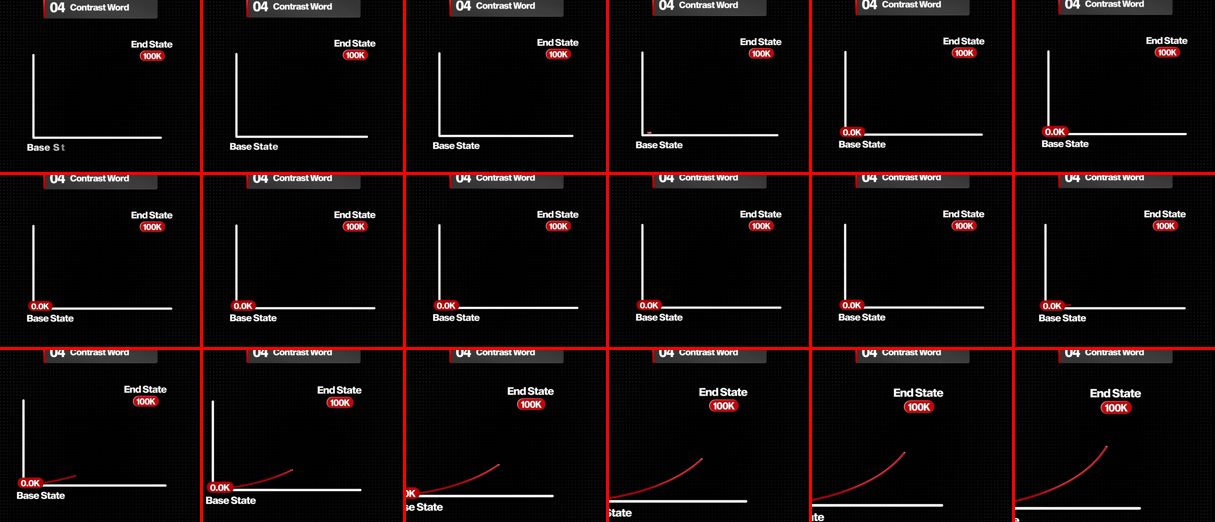
#> input picture packs/board-punchin-v1/evidence/12_B_chart_drawon.png, 1215 x 522 px
$ python -i interscene_contrast.py   (imports and definitions only)
#> lines starting #> are read from the running program, lines starting #| are printed output that depends on the picture
#!/usr/bin/env python3
"""
interscene_contrast.py — the gate for "every scene looks the same".

    python3 tools/interscene_contrast.py REEL.mp4 --scenes 0,2.667,... [--names A,B,...]

⛔⛔ WHY THIS EXISTS. Reel 123 ROUTE passed `scene_motion_audit.py` 12/12 and
`look_audit.py` on all three axes and came back:

    "each of the scenes is way too like the colors are way too similar ... it
     doesn't have enough scene variety, scene to scene ... the user will
     basically want to scroll away because they kind of get bored"

Nothing in the pipeline could see that. Motion is measured WITHIN a scene and the
look gate is measured across the WHOLE body as one pool, so a reel can be busy,
saturated, dark-shadowed and still be one colour from end to end. Monotony lives
in the DIFFERENCE BETWEEN NEIGHBOURS, and until this file nothing measured it.

The rule is `memory/reel-interscene-contrast.md`: every scene gets its own
SETTING and its own dominant COLOUR, engineered as a sequence so each hard cut is
a colour pattern-interrupt. ARSENAL's shipped sequence is the reference:
dark-ember -> bright cream -> muted teal -> ochre -> deep-plum -> forest-green ->
warm-gold. Every neighbour is a big hue OR value jump.

WHAT IT MEASURES, per scene, on the PANEL CROP of that scene's middle frame:
  HUE   the circular-mean hue of the saturated pixels (the scene's colour)
  LUMA  mean luma of the panel
  SPREAD how much of the panel sits inside +-20 deg of that hue (the "one colour
        wash" number — 0.80 means four fifths of the frame is the same hue)

AND THE BAR, per ADJACENT PAIR:
  a cut passes if the neighbours differ by  >= 26 deg of hue  OR  >= 22 luma.
  Either one is a pattern interrupt. Neither is a dissolve.
"""
import argparse, colorsys, json, math, os, shutil, subprocess, sys, tempfile
from PIL import Image

FF = os.path.join(os.path.dirname(__file__), "node_modules", "ffmpeg-static", "ffmpeg")
if not os.path.exists(FF):
    FF = shutil.which("ffmpeg") or FF
# ⛔⛔ THE PANEL CROP IS A FRACTION OF THE FRAME, NOT A PIXEL BOX. v1 hard-coded
#    (34,384)-(1046,1176) for a 1080x1920 render and was then pointed at a
#    --scale=0.5 preview, so it measured a 540x960 frame with a crop that ran off
#    the bottom-right corner. It reported every scene at luma ~63 and hue ~40 and
#    10 of 11 cuts failing, on a reel whose frame 0 measures 150.5 — a correct
#    calculation over the wrong signal, which is docs/MEASURING.md's whole subject.
PANEL_F = (34 / 1080, 384 / 1920, 1046 / 1080, 1176 / 1920)
HUE_BAR, LUMA_BAR, SPREAD_WARN = 26.0, 22.0, 0.72


def profile(png):
    im0 = Image.open(png).convert("RGB")
#> im0 is the input picture: PIL image 1215x522 RGB; mean R, G, B 20.4, 12.5, 12.6
    W, H = im0.size
#> W = 1215; H = 522
    box = (round(PANEL_F[0] * W), round(PANEL_F[1] * H),
           round(PANEL_F[2] * W), round(PANEL_F[3] * H))
#> box = (38, 104, 1177, 320)
    assert box[2] <= W and box[3] <= H, f"panel crop {box} outside frame {W}x{H}"
    im = im0.crop(box).resize((253, 198))
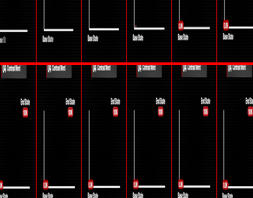
#> im: PIL image 253x198 RGB; mean R, G, B 22.4, 13.7, 13.7
    px = list(im.getdata())
#> px = 50094 items
    xs = ys = 0.0
    lum = 0.0
    hs = []
    for r, g, b in px:
        h, l, s = colorsys.rgb_to_hls(r / 255, g / 255, b / 255)
        lum += 0.299 * r + 0.587 * g + 0.114 * b
        if s > 0.18 and 0.08 < l < 0.94:
            a = h * 2 * math.pi
            xs += math.cos(a); ys += math.sin(a); hs.append(h * 360)
#> this loop made 50094 passes
#> (r, g, b, h, l, s, lum) on passes 1 to 12: (5, 5, 5, 0, 0.0196, 0, 5), (5, 5, 5, 0, 0.0196, 0, 10), (4, 4, 4, 0, 0.0157, 0, 14), (3, 3, 3, 0, 0.0118, 0, 17), (3, 3, 3, 0, 0.0118, 0, 20), (2, 2, 2, 0, 0.00784, 0, 22), (2, 2, 2, 0, 0.00784, 0, 24), (2, 2, 2, 0, 0.00784, 0, 26), (2, 2, 2, 0, 0.00784, 0, 28), (1, 1, 1, 0, 0.00392, 0, 29), (1, 1, 1, 0, 0.00392, 0, 30), (1, 1, 1, 0, 0.00392, 0, 31)
#> (h, l, s, lum) on passes 82, 127, 172, 217, 218, 290: (0, 0.314, 0.975, 512), (0, 0.318, 0.975, 852.7), (0, 0.31, 0.987, 1188.8), (0, 0.294, 0.987, 1524.1), (0, 0.0902, 0.696, 1540.6), (0, 0.294, 0.987, 1849)
#> after the loop, hs = 2755 values, max 359.7 at index 134, min 0 at index 0, mean 76.99; lum = 817046.2; xs = 2753.9; ys = -17.66
    lum /= len(px)
#> lum = 16.31
    if not hs:
        return {"hue": None, "luma": round(lum, 1), "spread": 0.0}
    hue = (math.degrees(math.atan2(ys, xs))) % 360
#> hue = 359.6
    near = sum(1 for h in hs if min(abs(h - hue), 360 - abs(h - hue)) <= 20)
#> near = 2755
    return {"hue": round(hue, 1), "luma": round(lum, 1), "spread": round(near / len(px), 3)}


# [52 lines left out: functions dh, main, not called in this run]


# [2 lines not run here, left out]

>>> result = profile('../packs/board-punchin-v1/evidence/12_B_chart_drawon.png')
#> result = {'hue': 359.6, 'luma': 16.3, 'spread': 0.055}

$ run again, on packs/board-punchin-v1/evidence/03_B_contactsheet_0-31s.png
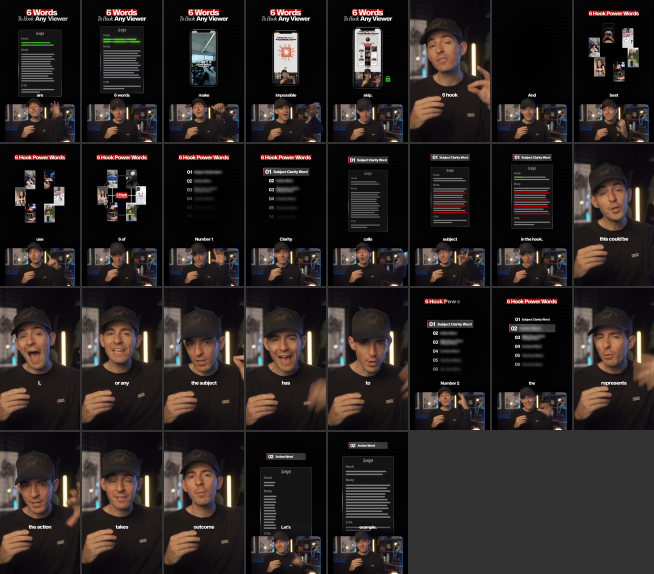
#> input picture packs/board-punchin-v1/evidence/03_B_contactsheet_0-31s.png, 1308 x 1148 px (shown at 1/2 size)
#> in profile, im0 is the input picture: PIL image 1308x1148 RGB; mean R, G, B 42.2, 36.1, 34.2
#> in profile, `im = im0.crop(box).resize((253, 198))`:
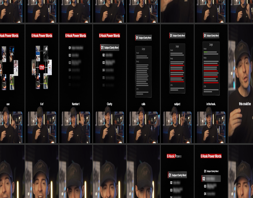
#> im: PIL image 253x198 RGB; mean R, G, B 38.2, 31.9, 30.8
#> px = 50094 items
#> the loop in profile, `for r, g, b in px:` made 50094 passes
#> (r, g, b, h, l, s, lum, a) on passes 5, 6, 7, 10, 11, 12, 13, 14: (93, 63, 46, 0.0603, 0.273, 0.338, 469.5, 0.379), (168, 116, 83, 0.0647, 0.492, 0.339, 597.3, 0.407), (134, 98, 81, 0.0535, 0.422, 0.247, 704.2, 0.336), (91, 79, 62, 0.0977, 0.3, 0.19, 902.6, 0.614), (172, 158, 128, 0.114, 0.588, 0.21, 1061.3, 0.714), (33, 24, 17, 0.0729, 0.098, 0.32, 1087.2, 0.458), (27, 20, 18, 0.037, 0.0882, 0.2, 1109.1, 0.233), (94, 56, 41, 0.0472, 0.265, 0.393, 1174.8, 0.296)
#> after the loop in profile, `for r, g, b in px:`: hs = 7438 values, max 359.7 at index 2057, min 0 at index 212, mean 79.32; lum = 1685654.9; xs = 4691; ys = 853.3
#> in profile, `lum /= len(px)`: lum = 33.65
#> hue = 10.31
#> near = 5375
#> result = {'hue': 10.3, 'luma': 33.6, 'spread': 0.107}

$ run again, on packs/board-punchin-v1/evidence/04_B_contactsheet_70-99s.png
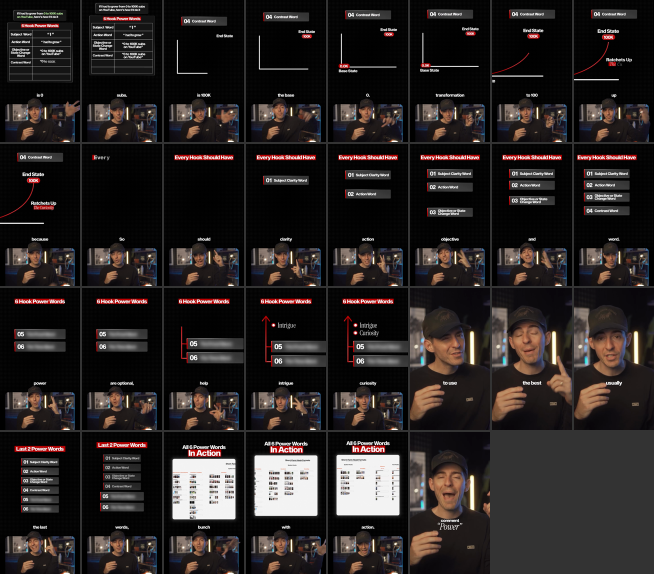
#> input picture packs/board-punchin-v1/evidence/04_B_contactsheet_70-99s.png, 1308 x 1148 px (shown at 1/2 size)
#> in profile, im0 is the input picture: PIL image 1308x1148 RGB; mean R, G, B 40.6, 35.5, 34.6
#> in profile, `im = im0.crop(box).resize((253, 198))`:
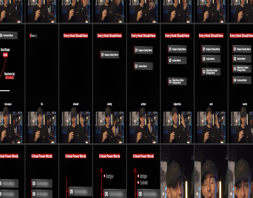
#> im: PIL image 253x198 RGB; mean R, G, B 33.8, 27.6, 27
#> px = 50094 items
#> the loop in profile, `for r, g, b in px:` made 50094 passes
#> (r, g, b, h, l, s, lum, a) on passes 5, 6, 7, 10, 11, 12, 13, 14: (127, 83, 56, 0.0634, 0.359, 0.388, 494.1, 0.398), (146, 89, 65, 0.0494, 0.414, 0.384, 597.4, 0.31), (137, 82, 58, 0.0506, 0.382, 0.405, 693.1, 0.318), (88, 78, 58, 0.111, 0.286, 0.205, 920.4, 0.698), (169, 158, 130, 0.12, 0.586, 0.185, 1078.5, 0.752), (31, 23, 15, 0.0833, 0.0902, 0.348, 1103, 0.524), (27, 20, 18, 0.037, 0.0882, 0.2, 1124.8, 0.233), (99, 54, 37, 0.0457, 0.267, 0.456, 1190.4, 0.287)
#> after the loop in profile, `for r, g, b in px:`: hs = 6591 values, max 359.7 at index 4697, min 0 at index 52, mean 91.88; lum = 1470904.9; xs = 4191.5; ys = 310.9
#> in profile, `lum /= len(px)`: lum = 29.36
#> hue = 4.24
#> near = 4320
#> result = {'hue': 4.2, 'luma': 29.4, 'spread': 0.086}
